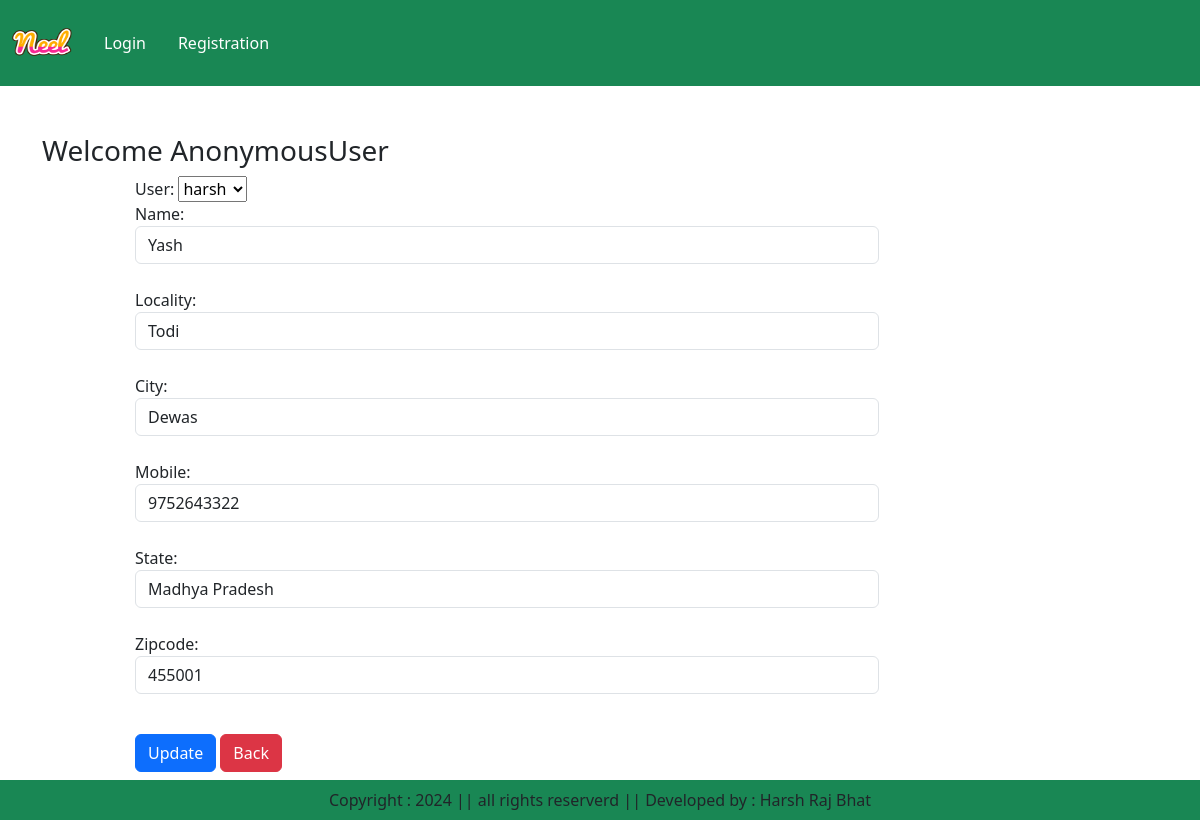
Screenshot of /updateAddress/1 with the database file from the repository.
### app/models.py (models this page shows, shortened)
class Customer(models.Model):
    user = models.ForeignKey(User, on_delete=models.CASCADE)
    name = models.CharField(max_length=200)
    locality = models.CharField(max_length=200)
    city = models.CharField(max_length=200)
    mobile = models.IntegerField(default=0)
    zipcode = models.IntegerField()
    state = models.CharField(choices=STATE_CHOICES,max_length=100)

### app/views.py (the view, shortened to what this page needs)
# urls.py: path('updateAddress/<int:pk>',views.updateAddress.as_view(),name='updateAddress'),
class updateAddress(View):
    def get(self,request,pk):
        add = Customer.objects.get(pk=pk)
        form = CustomerProfileForm(instance=add)
        return render(request,'app/updateAddress.html',locals())

### app/forms.py
class CustomerProfileForm(forms.ModelForm):
     class Meta:
          model = Customer
          fields = ['id','user','name','locality','city','mobile','state','zipcode']
          widgets={
               'name':forms.TextInput(attrs={'class':'form-control'}),
               'locality':forms.TextInput(attrs={'class':'form-control'}),
               'city':forms.TextInput(attrs={'class':'form-control'}),
               'mobile':forms.NumberInput(attrs={'class':'form-control'}),
               'state':forms.Select(attrs={'class':'form-control'}),
               'zipcode':forms.NumberInput(attrs={'class':'form-control'}),
          }

### app/templates/app/updateAddress.html (shortened to what this page needs)
{% extends "app/base.html" %}
{% load static %}
{% block main-content %}
<div class='container my-5'>
    <div class='row'>
        <h3>Welcome <span class='text-capitalize'>{{request.user}}</span></h3>
    </div>
    <div class='col-sm-8 offset-sm-1'>
        <form action='' method='post'>
            {% for fm in form %}
                {{fm.label_tag}} {{fm}} <small class='text-danger'>{{fm.errors|striptags}} </small><br>
            {% endfor %}
            <div class='col-12 mt-3'>
                <button type='submit' class='btn btn-primary'>Update</button>
                <a href='{% url "address" %}' type='button' class='btn btn-danger'>Back</a>
            </div>
        </form>
    </div>
</div>
{% endblock main-content %}

### rows the page displays
Customer: form "harsh" "Yash" "Todi" "Dewas" "9752643322" "Madhya Pradesh" "455001"

### other values shown
{{ request.user }} "AnonymousUser"
{{ fm.label_tag }} "User:" "Name:" "Locality:" "City:" "Mobile:" "State:" "Zipcode:"
